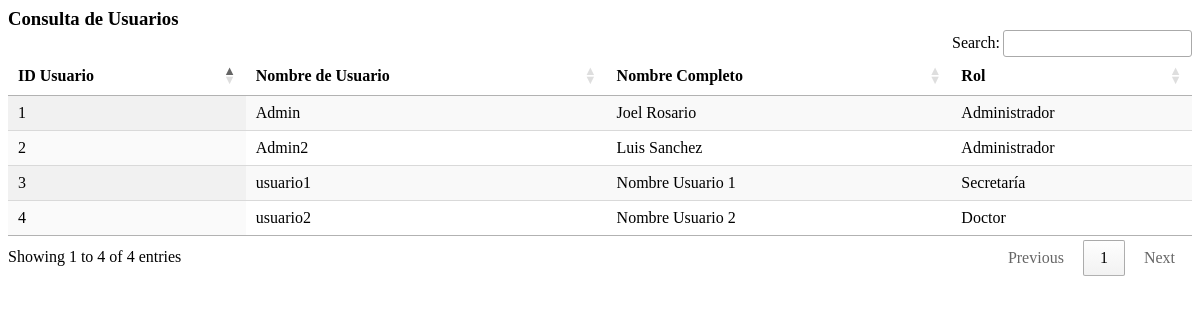
The page /consulta_usuario.php on the database as committed earlier.
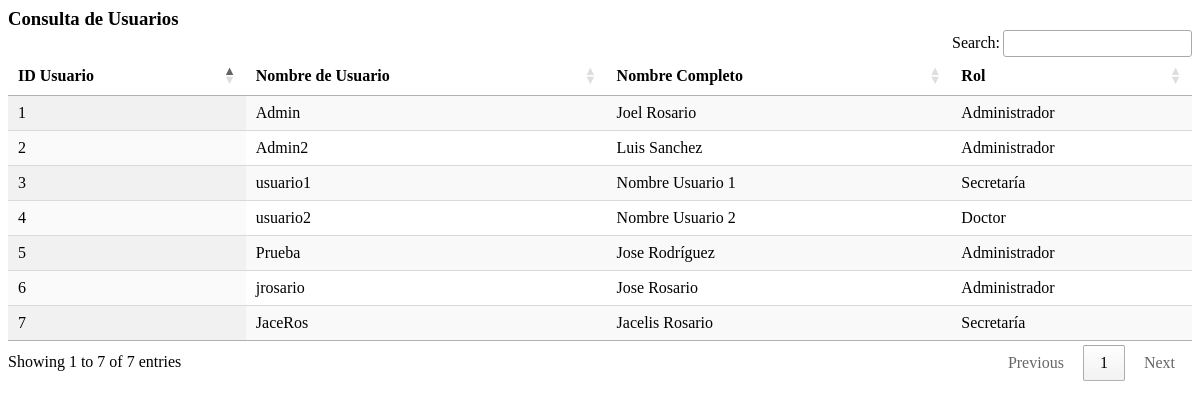
The same page on the database as committed later.
### tables this page shows
CREATE TABLE `usuario` (
  `id_usuario` int NOT NULL AUTO_INCREMENT,
  `nombre_usuario` varchar(50) NOT NULL,
  `Pass1` varchar(50) NOT NULL,
  `Confirm_pass` varchar(50) NOT NULL,
  `estado` varchar(9) NOT NULL,
  `nombre_completo` varchar(50) NOT NULL,
  `rol` varchar(50) NOT NULL,
  PRIMARY KEY (`id_usuario`)
);

### consulta_usuario.php (the view, shortened to what this page needs)
<?php
$servername = "localhost";
$username = "root";
$password = "";
$database = "pediatra_sis";
$conn = new mysqli($servername, $username, $password, $database);
$query = "SELECT id_usuario, nombre_usuario, nombre_completo, rol FROM usuario";
$result = $conn->query($query);
?>
<!DOCTYPE html>
<html lang="es">
<head>
<link rel="stylesheet" href="https://cdn.datatables.net/1.13.5/css/jquery.dataTables.min.css">
  <link rel="stylesheet" href="https://cdn.datatables.net/buttons/2.4.1/css/buttons.dataTables.min.css">
</head>
<body>
  <h3 style="padding:0; margin:0;">Consulta de Usuarios</h3>
  <table id="tabla_usuarios" class="display" style="width:100%">
    <thead>
      <tr>
        <th>ID Usuario</th>
        <th>Nombre de Usuario</th>
        <th>Nombre Completo</th>
        <th>Rol</th>
      </tr>
    </thead>
    <tbody>
      <?php
      if ($result->num_rows > 0) {
        while ($row = $result->fetch_assoc()) {
          echo "<tr>";
          echo "<td>" . $row["id_usuario"] . "</td>";
          echo "<td>" . $row["nombre_usuario"] . "</td>";
          echo "<td>" . $row["nombre_completo"] . "</td>";
          echo "<td>" . $row["rol"] . "</td>";
          echo "</tr>";
        }
      } else {
        echo "<tr><td colspan='4'>No se encontraron resultados.</td></tr>";
      }
      ?>
    </tbody>
  </table>
</body>
</html>

Rows that differ between the two databases and show on the page:
added usuario: id_usuario "5", nombre_usuario "Prueba", nombre_completo "Jose Rodríguez", rol "Administrador"
added usuario: id_usuario "6", nombre_usuario "jrosario", nombre_completo "Jose Rosario", rol "Administrador"
added usuario: id_usuario "7", nombre_usuario "JaceRos", nombre_completo "Jacelis Rosario", rol "Secretaría"
Other text that changed with them:
text written by a page script: "Search: Showing 1 to 4 of 4 entries Previous 1 Next" → "Search: Showing 1 to 7 of 7 entries Previous 1 Next"
